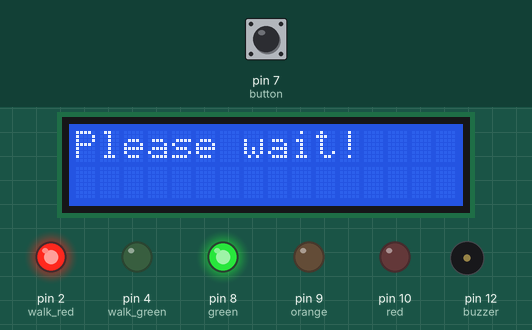
Bench run of a sketch on a simulated Arduino Uno, built with avr-gcc and run on an emulated ATmega328P. Parts: 16×2 character LCD, output pins drawn as LEDs (lit = HIGH), buzzer (waves = sounding). Inputs (shaded band) come from the test bench; at power-on: pin 7 (button) HIGH.

Above: at 1.2 s.
1.3 s: pin 7 (button) pulled LOW for 0.15 s
At 1.9 s:
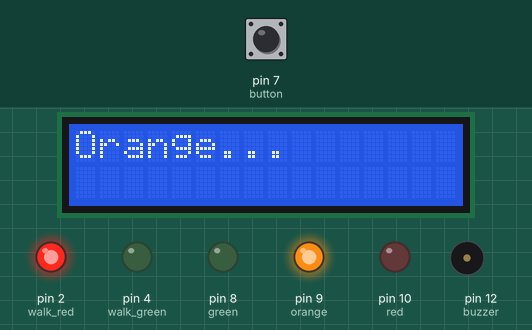
At 10.1 s:
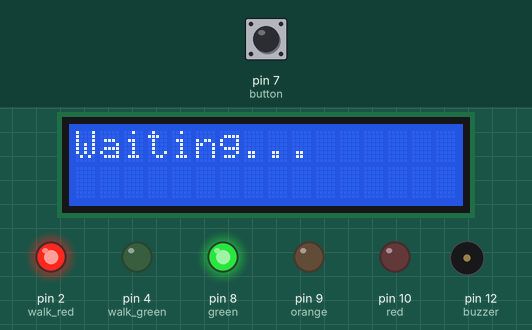
10.4 s: pin 7 (button) pulled LOW for 1 s
At 15.6 s:
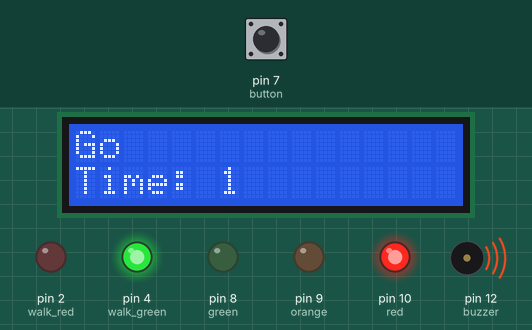
Timing chart, 0 to 19.9 s (numbered marks = the images above; inputs shaded):
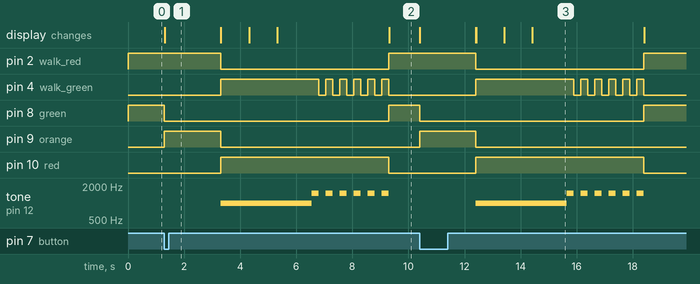

The sketch:

sketch.ino
```cpp
#include <Wire.h>
#include <LiquidCrystal_I2C.h>

LiquidCrystal_I2C lcd(0x27, 16, 2);

enum States {
  CAR_GREEN,
  CAR_ORANGE,
  CAR_RED_WALK_GREEN,
  WALK_GREEN_TO_RED
};

States actualState =  CAR_GREEN;

const int red = 10;
const int orange = 9;
const int green = 8;

const int walk_red = 2;
const int walk_green = 4;

const int button = 7;

const int buzzer = 12;

int counter = 0;

bool pressButton = false;

unsigned long starttime = 0;

unsigned long lastPressTime = 0;
unsigned long debounceTime = 10;

bool lastState = HIGH;
bool ledState = false;

void setup() {
  pinMode(red, OUTPUT);
  pinMode(orange, OUTPUT);
  pinMode(green, OUTPUT);

  pinMode(walk_red, OUTPUT);
  pinMode(walk_green, OUTPUT);

  pinMode(button, INPUT_PULLUP);

  pinMode(buzzer, OUTPUT);

  digitalWrite(green, HIGH);
  digitalWrite(walk_red, HIGH);

  Serial.begin(9600);

  lcd.init();
  lcd.backlight();

  lcd.setCursor(0,0);
  lcd.print("Please wait!");

}

void loop() {
  unsigned long now = millis();
  bool buttonState = digitalRead(button);

  //Serial.println("Aktuális állapot:");
  //Serial.println(actualState);
  //Serial.println("Utolsó állapot:");
  //Serial.println(lastState);


  if (lastState == HIGH && buttonState == LOW && actualState == CAR_GREEN)
  {
    actualState = CAR_ORANGE;
    starttime = now;

    digitalWrite(green, LOW);
    digitalWrite(orange, HIGH);

    lcd.clear();
    lcd.print("Orange...");
  }

  lastState = buttonState;

  switch(actualState)
  {
    case CAR_ORANGE:
      if( (now - starttime) >= 2000)
      {
        actualState = CAR_RED_WALK_GREEN;
        starttime = now;

        digitalWrite(orange, LOW);
        digitalWrite(red, HIGH);

        digitalWrite(walk_red, LOW);
        digitalWrite(walk_green, HIGH);

        tone(buzzer, 1000);

        counter = 3;

        lcd.clear();
      }
    break;

    case CAR_RED_WALK_GREEN:
     if( (now - lastPressTime) > 1000 )
     {
      lastPressTime = now;

      lcd.setCursor(0,0);
      lcd.print("Go");
      lcd.setCursor(0,1);
      lcd.print("Time: ");
      lcd.print(counter);
      lcd.print("    ");


      counter--;
     }

     if( (now - starttime) >= 3000)
      {
        actualState = WALK_GREEN_TO_RED;
        starttime = now;
        lastPressTime = now;
      }
    break;

    case WALK_GREEN_TO_RED:
     if( (now - lastPressTime) >= 250)
      {
        lastPressTime = now;
        ledState = !ledState;

        digitalWrite(walk_green, ledState);

        if( ledState )
        {
          tone(buzzer, 1500);
        }
        else
        {
          noTone(buzzer);
        }
      }

      if( (now - starttime) >= 3000)
      {
        actualState = CAR_GREEN;
        digitalWrite(walk_green, LOW);
        digitalWrite(walk_red, HIGH);

        digitalWrite(red, LOW);
        digitalWrite(green, HIGH);
        noTone(buzzer);


        lcd.clear();
        lcd.print("Waiting...");
      }
    break;

    case CAR_GREEN:

    break;
  }
}
```

Measured:
- after the input at 1.3 s, pin 2 (walk_red): HIGH → LOW after 2.0 s, → HIGH 6.0 s later; pin 4 (walk_green): LOW → HIGH after 2.0 s, then repeats every 0.50 s: LOW 0.25 s, HIGH 0.25 s, until it stays LOW from 9.3 s
- after the input at 10.4 s, pin 2 (walk_red): HIGH → LOW after 2.0 s, → HIGH 6.0 s later; pin 4 (walk_green): LOW → HIGH after 2.0 s, then repeats every 0.50 s: LOW 0.25 s, HIGH 0.25 s, until it stays LOW from 18.4 s
